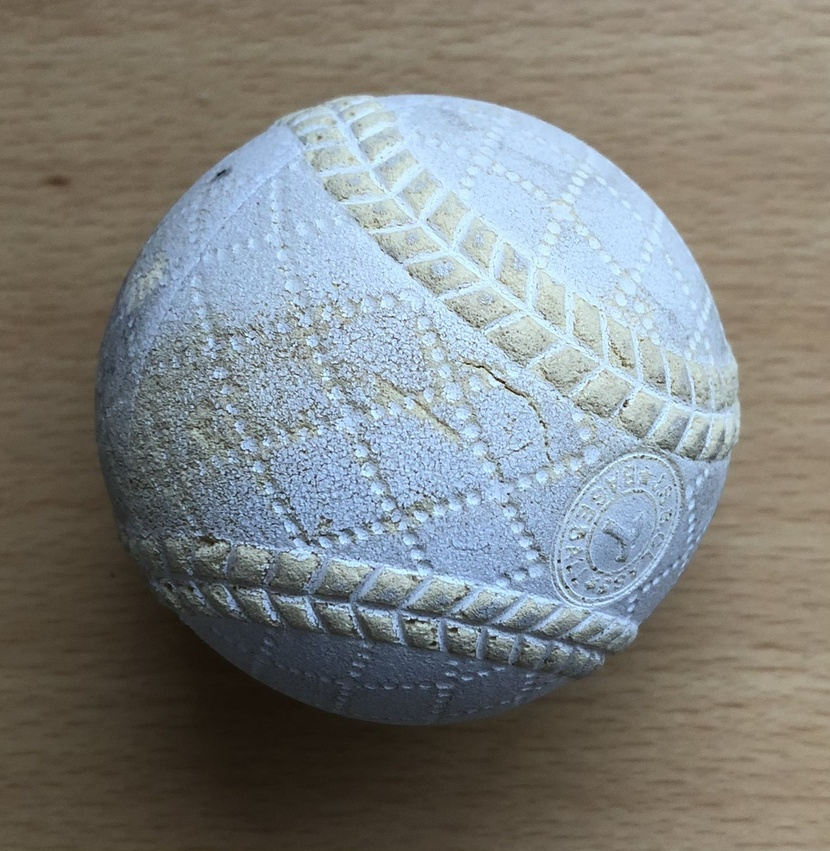
#> input picture YO/img/ball1.jpg, 830 x 851 px, shrunk from 1264 x 1296 before the run, given in place of the camera
$ python locate.test.py
#> lines starting #> are read from the running program, lines starting #| are printed output that depends on the picture; after the words box and inside, x2 and y2 are one past the last pixel; in counts of white or black regions, pixels touching at a corner belong together
#> in main, frame is the input picture: shape (851, 830, 3); mean B, G, R 127.5, 129.1, 126.6
### OpenCV/src/locate.py
import cv2
import numpy


def circle(image, lower, upper):
    """
    @param `image` BGR / HSV color space.
    @param `lower` Lowerbounds for BGR / HSV.
    @param `upper` Upperbounds for BGR / HSV.
    @return (Center, Radius): tuple. All values are of type float. Return `None` if failed.
    """

    binary = cv2.inRange(image, numpy.array(lower), numpy.array(upper))
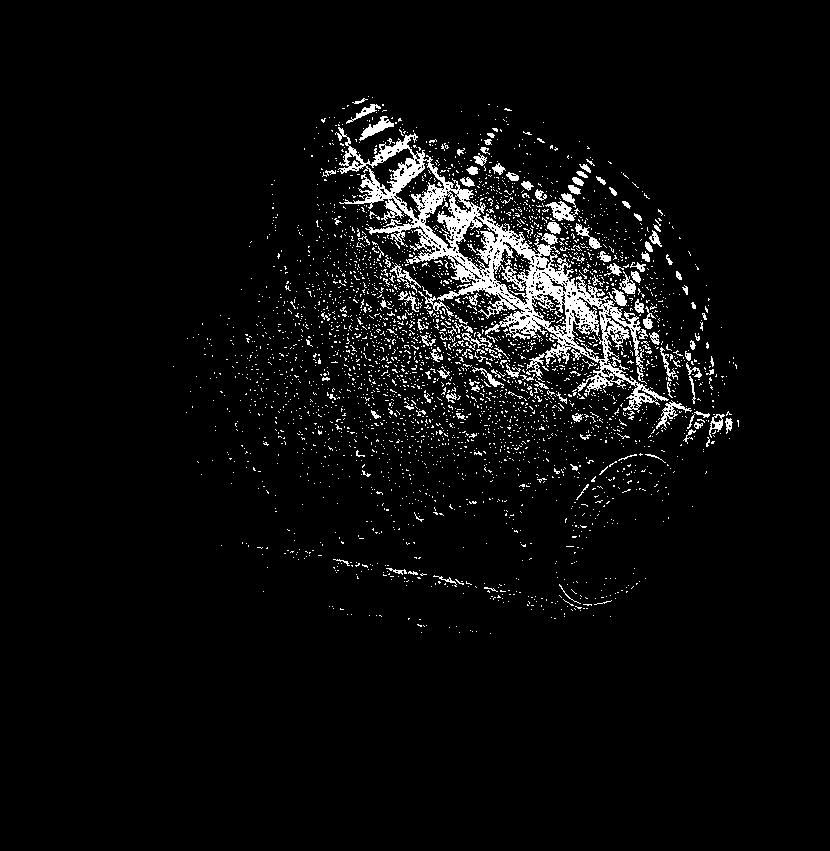
#> binary: shape (851, 830); 4.6% white; 3329 white regions (3188 under 20 px), largest, box (x1, y1, x2, y2) and area: (335, 127, 669, 413) 15402, (545, 201, 580, 221) 316, (359, 116, 394, 141) 297
    kernel = cv2.getStructuringElement(cv2.MORPH_ELLIPSE, (10, 10))
    morph = cv2.morphologyEx(binary, cv2.MORPH_OPEN, kernel)
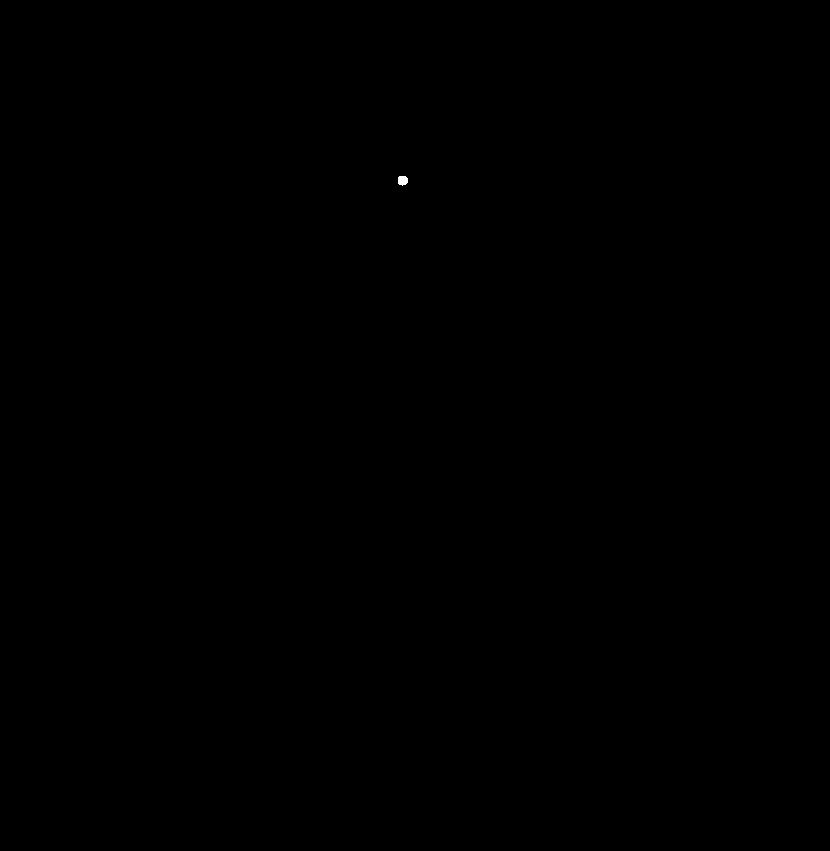
#> morph: shape (851, 830); 0.01% white; 1 white region
    contours, hierarchy = cv2.findContours(morph, cv2.RETR_LIST, cv2.CHAIN_APPROX_SIMPLE)
#> contours = 1 contour; box (x1, y1, x2, y2) and area: (398, 176, 408, 186) 68
    # cv2.drawContours(image, contours, -1, (0, 0, 255), 3)

    if not contours:
        return None

    cont = max(contours, key=cv2.contourArea)
#> cont = contour of 11 points, box (x1, y1, x2, y2) (398, 176, 408, 186), area 68
    if len(cont) < 5:
        return None

    (x, y), (h, w), theta = cv2.fitEllipse(cont)
#> x = 402.1; y = 179.9; h = 9.33; w = 10.91; theta = 89.48
    return ((x, y), min(h, w))

### OpenCV/test/locate.test.py
import sys
import cv2

sys.path.append('../src/')

import locate


def main():
    cap = cv2.VideoCapture(0)

    while 1:
        ret, frame = cap.read()
        cv2.imshow("frame", frame)

        ret = locate.circle(frame, [200, 200, 200], [255, 255, 255])
#> ret = ((402.1, 179.9), 9.33)
        located = frame
        if ret:
            (x, y), r = ret
#> x = 402.1; y = 179.9; r = 9.33
            located = cv2.circle(frame, (int(x), int(y)), int(r), (0, 255, 0))
#> located: shape (851, 830, 3); 0.01% of pixels changed, all inside (x1, y1, x2, y2) = (393, 170, 412, 189)
        cv2.imshow("located", located)

        if cv2.waitKey(30) & 0xFF == ord('q'):
#> (key q is pressed here)
            break

    cap.release()
    cv2.destroyAllWindows()


if __name__ == '__main__':
    main()

$ run again, on YO/img/ball3.png
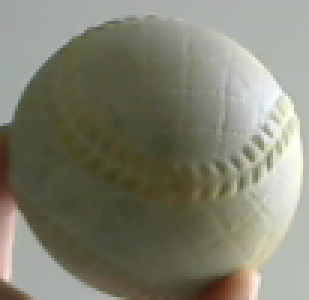
#> input picture YO/img/ball3.png, 103 x 100 px, given in place of the camera (shown 3 times larger)
#> in main, frame is the input picture: shape (100, 103, 3); mean B, G, R 111.9, 128.5, 128.4
#> in circle, `binary = cv2.inRange(image, numpy.array(lower), numpy.array(upper))`:
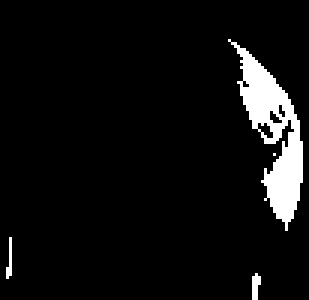
#> binary: shape (100, 103) (shown 3 times larger); 6% white; 4 white regions (2 under 20 px), largest, box (x1, y1, x2, y2) and area: (76, 13, 101, 77) 584, (84, 91, 87, 100) 20
#> morph: shape (100, 103); 2.7% white; 2 white regions
#> contours = 2 contours; box (x1, y1, x2, y2) and area: (90, 52, 102, 69) 146, (82, 27, 94, 38) 96
#> cont = contour of 16 points, box (x1, y1, x2, y2) (90, 52, 102, 69), area 146
#> in circle, `(x, y), (h, w), theta = cv2.fitEllipse(cont)`: x = 95.29; y = 59.58; h = 11.68; w = 17.49; theta = 13.49
#> ret = ((95.29, 59.58), 11.68)
#> in main, `(x, y), r = ret`: x = 95.29; y = 59.58; r = 11.68
#> in main, `located = cv2.circle(frame, (int(x), int(y)), int(r), (0, 255, 0))`:
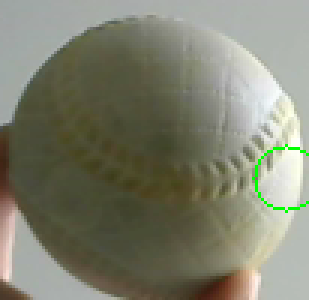
#> located: shape (100, 103, 3) (shown 3 times larger); 0.44% of pixels changed, all inside (x1, y1, x2, y2) = (84, 48, 103, 71)
